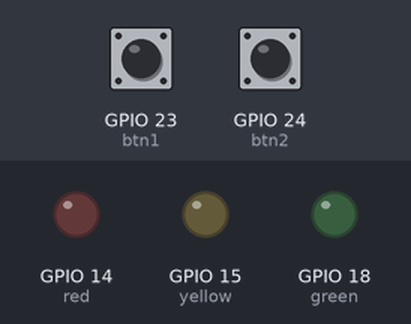
A program run on a simulated Raspberry Pi (BCM pin numbers). On the bench: output pins drawn as LEDs (lit = HIGH). Dashed ring = blinking. Inputs (shaded band) come from the test bench; at power-on: GPIO 23 (btn1) HIGH, GPIO 24 (btn2) HIGH.

Above: at 1.2 s.
1.3 s: GPIO 23 (btn1) pulled LOW for 0.15 s
At 1.7 s:
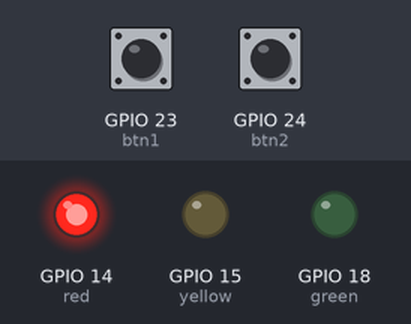
4.3 s: GPIO 24 (btn2) pulled LOW for 0.15 s
At 5.1 s:
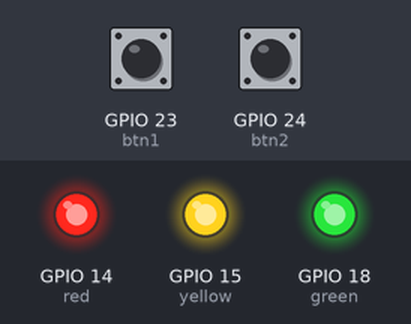
6.8 s: GPIO 24 (btn2) pulled LOW for 3.2 s
At 11.9 s:
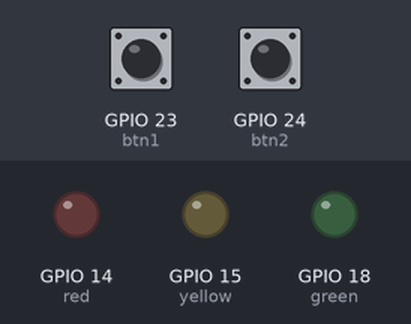
12.3 s: GPIO 23 (btn1) pulled LOW for 3.2 s
At 13.2 s:
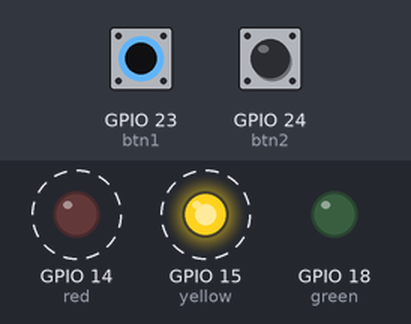
Timing chart, 0 to 18.0 s (numbered marks = the images above; inputs shaded):
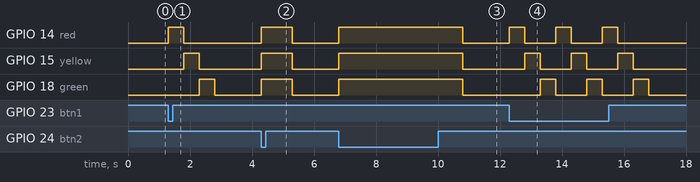

Measured:
- after the input at 1.3 s, GPIO 14 (red): LOW → HIGH at once, → LOW 0.50 s later; GPIO 15 (yellow): LOW → HIGH after 0.50 s, → LOW 0.50 s later; GPIO 18 (green): LOW → HIGH after 1.0 s, → LOW 0.50 s later
- after the input at 4.3 s, GPIO 14 (red), GPIO 15 (yellow), GPIO 18 (green): LOW → HIGH at once, → LOW 1.0 s later
- after the input at 6.8 s, GPIO 14 (red), GPIO 15 (yellow), GPIO 18 (green): LOW → HIGH at once, → LOW 4.0 s later
- after the input at 12.3 s, GPIO 14 (red): alternates HIGH for 0.50 s and LOW for 1.0 s, 6 changes in all, then stays LOW, starting at once; GPIO 15 (yellow): alternates HIGH for 0.50 s and LOW for 1.0 s, starting after 0.50 s; GPIO 18 (green): alternates HIGH for 0.50 s and LOW for 1.0 s, starting after 1.0 s

The program:

assign3._button.py
```python
from gpiozero import Button, LED
from time import sleep

red = LED(14)
yellow = LED(15)
green = LED(18)


btn1 = Button(23)
btn2 = Button(24)


while(True):

    if btn1.is_pressed:
        red.on()
        sleep(0.5)
        red.off()
        yellow.on()
        sleep(0.5)
        yellow.off()
        green.on()
        sleep(0.5)
        green.off()

    elif btn2.is_pressed:
        red.on()
        yellow.on()
        green.on()
        sleep(1)
        red.off()
        yellow.off()
        green.off()

    else:
        continue
```
